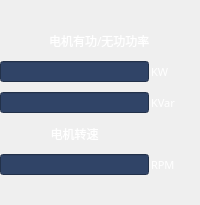
       <widget class="QFrame" name="gridFrame">
        <property name="sizePolicy">
         <sizepolicy hsizetype="Ignored" vsizetype="Ignored">
          <horstretch>0</horstretch>
          <verstretch>0</verstretch>
         </sizepolicy>
        </property>
        <layout class="QGridLayout" name="gridLayout_9" rowstretch="1,0,0,0,0" columnstretch="3,1" columnminimumwidth="0,0">
         <property name="leftMargin">
          <number>0</number>
         </property>
         <property name="topMargin">
          <number>30</number>
         </property>
         <property name="rightMargin">
          <number>0</number>
         </property>
         <property name="bottomMargin">
          <number>30</number>
         </property>
         <property name="horizontalSpacing">
          <number>2</number>
         </property>
         <property name="verticalSpacing">
          <number>10</number>
         </property>
         <item row="3" column="0">
          <widget class="QLabel" name="label_49">
           <property name="sizePolicy">
            <sizepolicy hsizetype="Ignored" vsizetype="Fixed">
             <horstretch>0</horstretch>
             <verstretch>0</verstretch>
            </sizepolicy>
           </property>
           <property name="minimumSize">
            <size>
             <width>0</width>
             <height>21</height>
            </size>
           </property>
           <property name="font">
            <font>
             <family>Adobe 黑体 Std R</family>
             <pointsize>9</pointsize>
             <weight>50</weight>
             <bold>false</bold>
            </font>
           </property>
           <property name="styleSheet">
            <string notr="true">color: rgb(255, 255, 255);</string>
           </property>
           <property name="text">
            <string>电机转速</string>
           </property>
           <property name="alignment">
            <set>Qt::AlignCenter</set>
           </property>
          </widget>
         </item>
         <item row="4" column="0">
          <widget class="QLineEdit" name="lineEdit_22">
           <property name="enabled">
            <bool>false</bool>
           </property>
           <property name="sizePolicy">
            <sizepolicy hsizetype="Ignored" vsizetype="Fixed">
             <horstretch>0</horstretch>
             <verstretch>0</verstretch>
            </sizepolicy>
           </property>
           <property name="minimumSize">
            <size>
             <width>0</width>
             <height>21</height>
            </size>
           </property>
           <property name="font">
            <font>
             <family>Adobe 黑体 Std R</family>
             <pointsize>8</pointsize>
             <weight>50</weight>
             <bold>false</bold>
            </font>
           </property>
           <property name="styleSheet">
            <string notr="true">color: rgb(255, 255, 255);
background-color: rgb(48, 68, 103);</string>
           </property>
          </widget>
         </item>
         <item row="4" column="1">
          <widget class="QLabel" name="label_50">
           <property name="sizePolicy">
            <sizepolicy hsizetype="Ignored" vsizetype="Fixed">
             <horstretch>0</horstretch>
             <verstretch>0</verstretch>
            </sizepolicy>
           </property>
           <property name="minimumSize">
            <size>
             <width>0</width>
             <height>21</height>
            </size>
           </property>
           <property name="font">
            <font>
             <family>Adobe 黑体 Std R</family>
             <pointsize>8</pointsize>
            </font>
           </property>
           <property name="styleSheet">
            <string notr="true">color: rgb(255, 255, 255);</string>
           </property>
           <property name="text">
            <string>RPM</string>
           </property>
          </widget>
         </item>
         <item row="2" column="0">
          <widget class="QLineEdit" name="lineEdit_21">
           <property name="enabled">
            <bool>false</bool>
           </property>
           <property name="sizePolicy">
            <sizepolicy hsizetype="Ignored" vsizetype="Fixed">
             <horstretch>0</horstretch>
             <verstretch>0</verstretch>
            </sizepolicy>
           </property>
           <property name="minimumSize">
            <size>
             <width>0</width>
             <height>21</height>
            </size>
           </property>
           <property name="font">
            <font>
             <family>Adobe 黑体 Std R</family>
             <pointsize>8</pointsize>
             <weight>50</weight>
             <bold>false</bold>
            </font>
           </property>
           <property name="styleSheet">
            <string notr="true">color: rgb(255, 255, 255);
background-color: rgb(48, 68, 103);</string>
           </property>
          </widget>
         </item>
         <item row="2" column="1">
          <widget class="QLabel" name="label_48">
           <property name="sizePolicy">
            <sizepolicy hsizetype="Ignored" vsizetype="Fixed">
             <horstretch>0</horstretch>
             <verstretch>0</verstretch>
            </sizepolicy>
           </property>
           <property name="minimumSize">
            <size>
             <width>0</width>
             <height>21</height>
            </size>
           </property>
           <property name="font">
            <font>
             <family>Adobe 黑体 Std R</family>
             <pointsize>8</pointsize>
            </font>
           </property>
           <property name="styleSheet">
            <string notr="true">color: rgb(255, 255, 255);</string>
           </property>
           <property name="text">
            <string>KVar</string>
           </property>
          </widget>
         </item>
         <item row="1" column="0">
          <widget class="QLineEdit" name="lineEdit_3">
           <property name="enabled">
            <bool>false</bool>
           </property>
           <property name="sizePolicy">
            <sizepolicy hsizetype="Ignored" vsizetype="Fixed">
             <horstretch>0</horstretch>
             <verstretch>0</verstretch>
            </sizepolicy>
           </property>
           <property name="minimumSize">
            <size>
             <width>0</width>
             <height>21</height>
            </size>
           </property>
           <property name="font">
            <font>
             <family>Adobe 黑体 Std R</family>
             <pointsize>8</pointsize>
             <weight>50</weight>
             <bold>false</bold>
            </font>
           </property>
           <property name="styleSheet">
            <string notr="true">color: rgb(255, 255, 255);
background-color: rgb(48, 68, 103);</string>
           </property>
          </widget>
         </item>
         <item row="1" column="1">
          <widget class="QLabel" name="label_46">
           <property name="sizePolicy">
            <sizepolicy hsizetype="Ignored" vsizetype="Fixed">
             <horstretch>0</horstretch>
             <verstretch>0</verstretch>
            </sizepolicy>
           </property>
           <property name="minimumSize">
            <size>
             <width>0</width>
             <height>21</height>
            </size>
           </property>
           <property name="font">
            <font>
             <family>Adobe 黑体 Std R</family>
             <pointsize>8</pointsize>
            </font>
           </property>
           <property name="styleSheet">
            <string notr="true">color: rgb(255, 255, 255);</string>
           </property>
           <property name="text">
            <string>KW</string>
           </property>
          </widget>
         </item>
         <item row="0" column="0" colspan="2" alignment="Qt::AlignHCenter">
          <widget class="QLabel" name="label_8">
           <property name="enabled">
            <bool>true</bool>
           </property>
           <property name="sizePolicy">
            <sizepolicy hsizetype="Ignored" vsizetype="Ignored">
             <horstretch>0</horstretch>
             <verstretch>0</verstretch>
            </sizepolicy>
           </property>
           <property name="minimumSize">
            <size>
             <width>0</width>
             <height>21</height>
            </size>
           </property>
           <property name="font">
            <font>
             <family>Adobe 黑体 Std R</family>
             <pointsize>9</pointsize>
             <weight>50</weight>
             <bold>false</bold>
            </font>
           </property>
           <property name="styleSheet">
            <string notr="true">color: rgb(255, 255, 255);</string>
           </property>
           <property name="text">
            <string>电机有功/无功功率</string>
           </property>
          </widget>
         </item>
        </layout>
       </widget>
